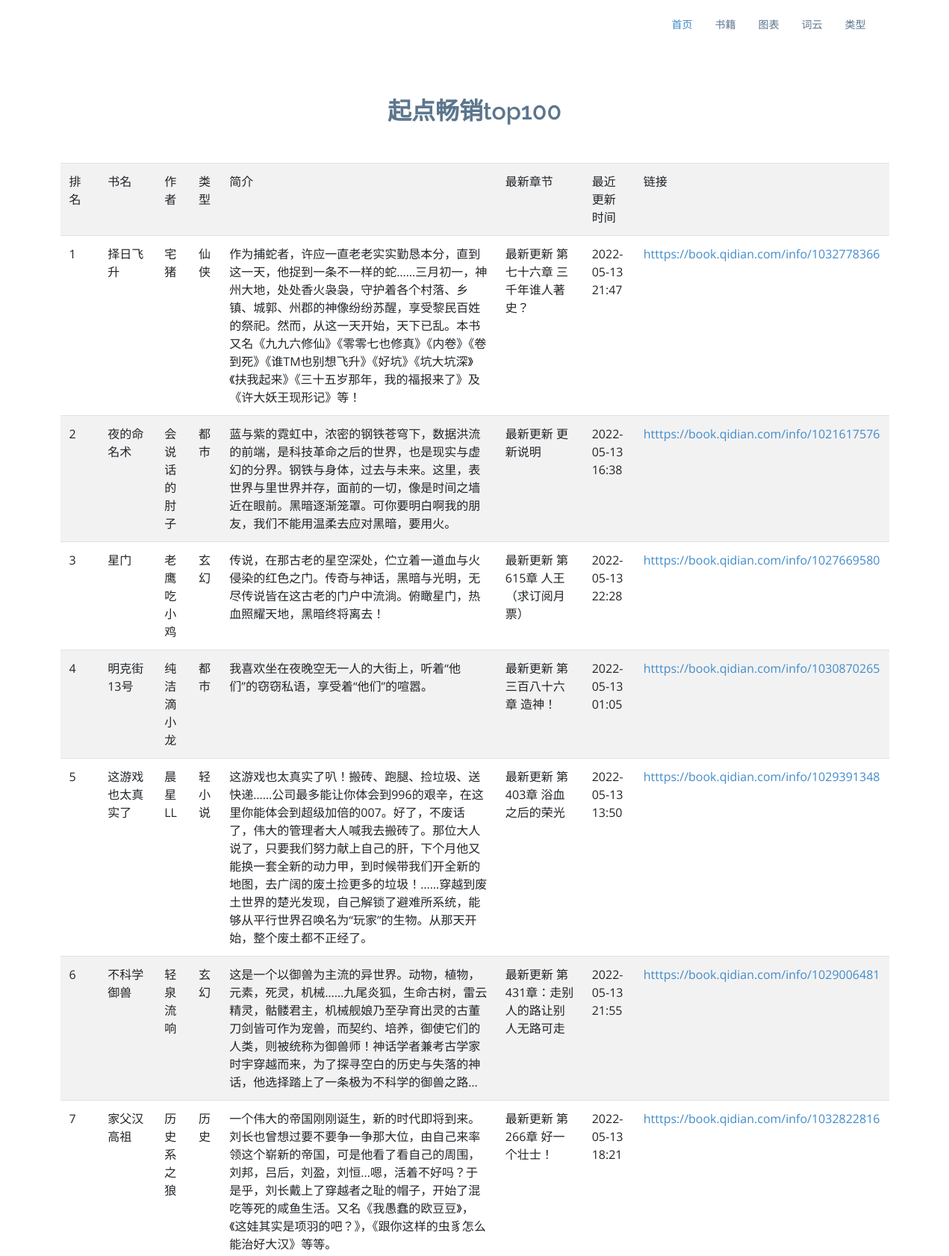
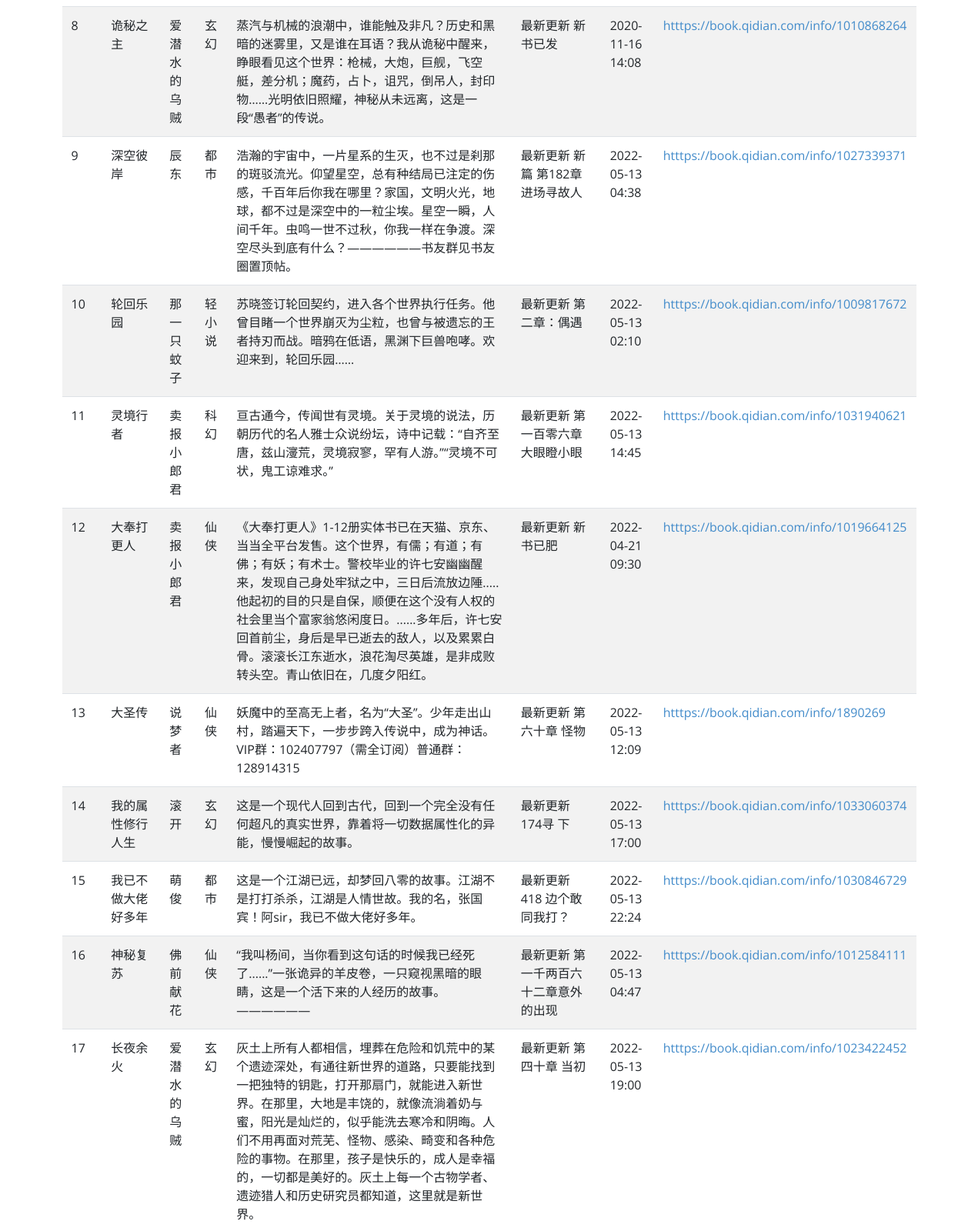
Page /bookdata (upper part) on the committed database (2 pictures, top to bottom).
### tables this page shows
CREATE TABLE book100
            (
            id integer primary key autoincrement,
            bookname varchar,
            bookwriter varchar,
            booktype varchar,
            bookinfo text,
            bookupdate text,
            lastupdate text ,
            booklink text
            );

### app.py (the view)
@app.route('/bookdata')
def bookdata():
    datalist = []
    con = sqlite3.connect("book.db")
    cur = con.cursor()
    sql = "select * from book100"
    data = cur.execute(sql)
    for item in data:
        datalist.append(item)
    cur.close()
    con.close()
    return render_template('bookdata.html',books = datalist)

### templates/bookdata.html (shortened to what this page needs)
<!DOCTYPE html>
<html lang="en">
<head>
  <link href="static/assets/vendor/bootstrap/css/bootstrap.min.css" rel="stylesheet">
  <link href="static/assets/vendor/icofont/icofont.min.css" rel="stylesheet">
  <link href="static/assets/vendor/boxicons/css/boxicons.min.css" rel="stylesheet">
  <link href="static/assets/vendor/animate.css/animate.min.css" rel="stylesheet">
  <link href="static/assets/vendor/venobox/venobox.css" rel="stylesheet">
  <link href="static/assets/vendor/aos/aos.css" rel="stylesheet">
  <link href="static/assets/css/style.css" rel="stylesheet">
</head>
<body>
  <header id="header">
    <div class="container">
      <nav class="nav-menu float-right d-none d-lg-block">
        <ul>
          <li class="active"><a href="/index">首页 </a></li>
          <li><a href="/bookdata">书籍</a></li>
          <li><a href="/chart">图表</a></li>
          <li><a href="/wordcloud">词云</a></li>
          <li class="drop-down"><a href="">类型</a>
              </li>
            </ul>
      </nav>
    </div>
  </header>
    <section id="team" class="team">
      <div class="container">
        <div class="section-title">
          <h2>起点畅销top100</h2>
        </div>
          <table class="table table-striped">
              <tr>
                  <td>排名</td>
                  <td>书名</td>
                  <td>作者</td>
                  <td>类型</td>
                  <td>简介</td>
                  <td>最新章节</td>
                  <td>最近更新时间</td>
                  <td>链接</td>
              </tr>
              {% for book in books %}
                  <tr>
                  <td>{{ book[0] }}</td>
                  <td>{{ book[1] }}</td>
                  <td>{{ book[2] }}</td>
                  <td>{{ book[3] }}</td>
                  <td>{{ book[4] }}</td>
                  <td>{{ book[5] }}</td>
                  <td>{{ book[6] }}</td>
                  <td><a href="{{ book[7] }}" target="_blank">htttps:{{ book[7] }}</a></td>
                  </tr>
              {% endfor %}
          </table>
      </div>
    </section>
</body>
</html>

### static/assets/css/style.css (style rules this page uses)
body { font-family: "Open Sans", sans-serif; color: #444; }
a { color: #428bca; }
h1, h2, h3, h4, h5, h6, .font-primary { font-family: "Raleway", sans-serif; }
#header { height: 70px; transition: all 0.5s; transition: all 0.5s; padding: 10px 0; background: #fff; z-index: 997; }
.nav-menu, .nav-menu * { margin: 0; padding: 0; list-style: none; }
.nav-menu > ul > li { position: relative; white-space: nowrap; float: left; }
.nav-menu a { display: block; position: relative; color: #5c768d; padding: 12px 15px; transition: 0.3s; font-size: 14px; font-family: "Open Sans", sans-serif; }
.nav-menu a:hover, .nav-menu .active > a, .nav-menu li:hover > a { color: #428bca; text-decoration: none; }
.nav-menu .drop-down > a:after { content: "\ea99"; font-family: IcoFont; padding-left: 5px; }
.mobile-nav { position: fixed; top: 0; bottom: 0; z-index: 9999; overflow-y: auto; left: -260px; width: 260px; padding-top: 18px; background: #1f3548; transition: 0.4s; }
.mobile-nav * { margin: 0; padding: 0; list-style: none; }
.mobile-nav a { display: block; position: relative; color: #e3f0fc; padding: 10px 20px; font-weight: 500; }
.mobile-nav a:hover, .mobile-nav .active > a, .mobile-nav li:hover > a { color: #9eccf4; text-decoration: none; }
.mobile-nav .drop-down > a:after { content: "\ea99"; font-family: IcoFont; padding-left: 10px; position: absolute; right: 15px; }
.mobile-nav .drop-down > a { padding-right: 35px; }
section { padding: 60px 0; }
.section-title { text-align: center; padding-bottom: 30px; }
.section-title h2 { font-size: 32px; font-weight: 600; margin-bottom: 20px; padding-bottom: 0; color: #5c768d; }
.team { background: #fff; padding: 60px 0 30px 0; }

### rows in the picture
book100: id "1", bookname "择日飞升", bookwriter "宅猪", booktype "仙侠", bookinfo "作为捕蛇者，许应一直老老实实勤恳本分，直到这一天，他捉到一条不一样的蛇……三月初一，神州大地，处处香火袅袅，守护着各个村落、乡镇、城郭、州郡的神像纷纷苏醒，享受黎民百姓的祭祀。然而，从这一天开始，天下已乱。本书又名《九九六修仙》《零零七也修真》《内卷》《卷到死》《谁TM也别想飞升》《好坑》《坑大坑深》《扶我起来》《三十五岁那年，我的福报来了》及《许大妖王现形记》等！", bookupdate "最新更新 第七十六章 三千年谁人著史？", lastupdate "2022-05-13 21:47", booklink "//book.qidian.com/info/1032778366"
book100: id "2", bookname "夜的命名术", bookwriter "会说话的肘子", booktype "都市", bookinfo "蓝与紫的霓虹中，浓密的钢铁苍穹下，数据洪流的前端，是科技革命之后的世界，也是现实与虚幻的分界。钢铁与身体，过去与未来。这里，表世界与里世界并存，面前的一切，像是时间之墙近在眼前。黑暗逐渐笼罩。可你要明白啊我的朋友，我们不能用温柔去应对黑暗，要用火。", bookupdate "最新更新 更新说明", lastupdate "2022-05-13 16:38", booklink "//book.qidian.com/info/1021617576"
book100: id "3", bookname "星门", bookwriter "老鹰吃小鸡", booktype "玄幻", bookinfo "传说，在那古老的星空深处，伫立着一道血与火侵染的红色之门。传奇与神话，黑暗与光明，无尽传说皆在这古老的门户中流淌。俯瞰星门，热血照耀天地，黑暗终将离去！", bookupdate "最新更新 第615章 人王（求订阅月票）", lastupdate "2022-05-13 22:28", booklink "//book.qidian.com/info/1027669580"
book100: id "4", bookname "明克街13号", bookwriter "纯洁滴小龙", booktype "都市", bookinfo "我喜欢坐在夜晚空无一人的大街上，听着“他们”的窃窃私语，享受着“他们”的喧嚣。", bookupdate "最新更新 第三百八十六章 造神！", lastupdate "2022-05-13 01:05", booklink "//book.qidian.com/info/1030870265"
book100: id "5", bookname "这游戏也太真实了", bookwriter "晨星LL", booktype "轻小说", bookinfo "这游戏也太真实了叭！搬砖、跑腿、捡垃圾、送快递……公司最多能让你体会到996的艰辛，在这里你能体会到超级加倍的007。好了，不废话了，伟大的管理者大人喊我去搬砖了。那位大人说了，只要我们努力献上自己的肝，下个月他又能换一套全新的动力甲，到时候带我们开全新的地图，去广阔的废土捡更多的垃圾！……穿越到废土世界的楚光发现，自己解锁了避难所系统，能够从平行世界召唤名为“玩家”的生物。从那天开始，整个废土都不正经了。", bookupdate "最新更新 第403章 浴血之后的荣光", lastupdate "2022-05-13 13:50", booklink "//book.qidian.com/info/1029391348"
book100: id "6", bookname "不科学御兽", bookwriter "轻泉流响", booktype "玄幻", bookinfo "这是一个以御兽为主流的异世界。动物，植物，元素，死灵，机械……九尾炎狐，生命古树，雷云精灵，骷髅君主，机械舰娘乃至孕育出灵的古董刀剑皆可作为宠兽，而契约、培养，御使它们的人类，则被统称为御兽师！神话学者兼考古学家时宇穿越而来，为了探寻空白的历史与失落的神话，他选择踏上了一条极为不科学的御兽之路…", bookupdate "最新更新 第431章：走别人的路让别人无路可走", lastupdate "2022-05-13 21:55", booklink "//book.qidian.com/info/1029006481"
book100: id "7", bookname "家父汉高祖", bookwriter "历史系之狼", booktype "历史", bookinfo "一个伟大的帝国刚刚诞生，新的时代即将到来。刘长也曾想过要不要争一争那大位，由自己来率领这个崭新的帝国，可是他看了看自己的周围，刘邦，吕后，刘盈，刘恒...嗯，活着不好吗？于是乎，刘长戴上了穿越者之耻的帽子，开始了混吃等死的咸鱼生活。又名《我愚蠢的欧豆豆》，《这娃其实是项羽的吧？》，《跟你这样的虫豸怎么能治好大汉》等等。", bookupdate "最新更新 第266章 好一个壮士！", lastupdate "2022-05-13 18:21", booklink "//book.qidian.com/info/1032822816"
book100: id "8", bookname "诡秘之主", bookwriter "爱潜水的乌贼", booktype "玄幻", bookinfo "蒸汽与机械的浪潮中，谁能触及非凡？历史和黑暗的迷雾里，又是谁在耳语？我从诡秘中醒来，睁眼看见这个世界：枪械，大炮，巨舰，飞空艇，差分机；魔药，占卜，诅咒，倒吊人，封印物……光明依旧照耀，神秘从未远离，这是一段“愚者”的传说。", bookupdate "最新更新 新书已发", lastupdate "2020-11-16 14:08", booklink "//book.qidian.com/info/1010868264"
book100: id "9", bookname "深空彼岸", bookwriter "辰东", booktype "都市", bookinfo "浩瀚的宇宙中，一片星系的生灭，也不过是刹那的斑驳流光。仰望星空，总有种结局已注定的伤感，千百年后你我在哪里？家国，文明火光，地球，都不过是深空中的一粒尘埃。星空一瞬，人间千年。虫鸣一世不过秋，你我一样在争渡。深空尽头到底有什么？——————书友群见书友圈置顶帖。", bookupdate "最新更新 新篇 第182章 进场寻故人", lastupdate "2022-05-13 04:38", booklink "//book.qidian.com/info/1027339371"
book100: id "10", bookname "轮回乐园", bookwriter "那一只蚊子", booktype "轻小说", bookinfo "苏晓签订轮回契约，进入各个世界执行任务。他曾目睹一个世界崩灭为尘粒，也曾与被遗忘的王者持刃而战。暗鸦在低语，黑渊下巨兽咆哮。欢迎来到，轮回乐园……", bookupdate "最新更新 第二章：偶遇", lastupdate "2022-05-13 02:10", booklink "//book.qidian.com/info/1009817672"
book100: id "11", bookname "灵境行者", bookwriter "卖报小郎君", booktype "科幻", bookinfo "亘古通今，传闻世有灵境。关于灵境的说法，历朝历代的名人雅士众说纷坛，诗中记载：“自齐至唐，兹山濅荒，灵境寂寥，罕有人游。”“灵境不可状，鬼工谅难求。”", bookupdate "最新更新 第一百零六章 大眼瞪小眼", lastupdate "2022-05-13 14:45", booklink "//book.qidian.com/info/1031940621"
book100: id "12", bookname "大奉打更人", bookwriter "卖报小郎君", booktype "仙侠", bookinfo "《大奉打更人》1-12册实体书已在天猫、京东、当当全平台发售。这个世界，有儒；有道；有佛；有妖；有术士。警校毕业的许七安幽幽醒来，发现自己身处牢狱之中，三日后流放边陲.....他起初的目的只是自保，顺便在这个没有人权的社会里当个富家翁悠闲度日。......多年后，许七安回首前尘，身后是早已逝去的敌人，以及累累白骨。滚滚长江东逝水，浪花淘尽英雄，是非成败转头空。青山依旧在，几度夕阳红。", bookupdate "最新更新 新书已肥", lastupdate "2022-04-21 09:30", booklink "//book.qidian.com/info/1019664125"
book100: id "13", bookname "大圣传", bookwriter "说梦者", booktype "仙侠", bookinfo "妖魔中的至高无上者，名为“大圣”。少年走出山村，踏遍天下，一步步跨入传说中，成为神话。VIP群：102407797（需全订阅）普通群：128914315", bookupdate "最新更新 第六十章 怪物", lastupdate "2022-05-13 12:09", booklink "//book.qidian.com/info/1890269"
book100: id "14", bookname "我的属性修行人生", bookwriter "滚开", booktype "玄幻", bookinfo "这是一个现代人回到古代，回到一个完全没有任何超凡的真实世界，靠着将一切数据属性化的异能，慢慢崛起的故事。", bookupdate "最新更新 174寻 下", lastupdate "2022-05-13 17:00", booklink "//book.qidian.com/info/1033060374"
book100: id "15", bookname "我已不做大佬好多年", bookwriter "萌俊", booktype "都市", bookinfo "这是一个江湖已远，却梦回八零的故事。江湖不是打打杀杀，江湖是人情世故。我的名，张国宾！阿sir，我已不做大佬好多年。", bookupdate "最新更新 418 边个敢同我打？", lastupdate "2022-05-13 22:24", booklink "//book.qidian.com/info/1030846729"
book100: id "16", bookname "神秘复苏", bookwriter "佛前献花", booktype "仙侠", bookinfo "“我叫杨间，当你看到这句话的时候我已经死了......”一张诡异的羊皮卷，一只窥视黑暗的眼睛，这是一个活下来的人经历的故事。——————", bookupdate "最新更新 第一千两百六十二章意外的出现", lastupdate "2022-05-13 04:47", booklink "//book.qidian.com/info/1012584111"
book100: id "17", bookname "长夜余火", bookwriter "爱潜水的乌贼", booktype "玄幻", bookinfo "灰土上所有人都相信，埋葬在危险和饥荒中的某个遗迹深处，有通往新世界的道路，只要能找到一把独特的钥匙，打开那扇门，就能进入新世界。在那里，大地是丰饶的，就像流淌着奶与蜜，阳光是灿烂的，似乎能洗去寒冷和阴晦。人们不用再面对荒芜、怪物、感染、畸变和各种危险的事物。在那里，孩子是快乐的，成人是幸福的，一切都是美好的。灰土上每一个古物学者、遗迹猎人和历史研究员都知道，这里就是新世界。", bookupdate "最新更新 第四十章 当初", lastupdate "2022-05-13 19:00", booklink "//book.qidian.com/info/1023422452"
